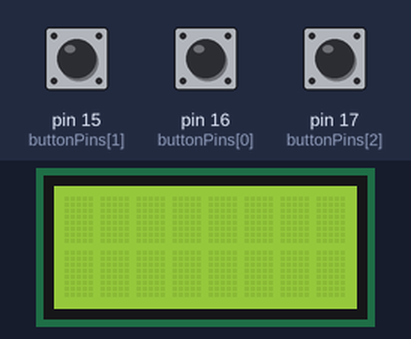
This sketch was run on a simulated Arduino Uno, built with avr-gcc and run on an emulated ATmega328P. Parts: 8×2 character LCD. The test bench sets the inputs (shaded band); at power-on: pin 15 (buttonPins[1]) HIGH, pin 16 (buttonPins[0]) HIGH, pin 17 (buttonPins[2]) HIGH.

Above: at 1.2 s.
1.3 s: pin 15 (buttonPins[1]) pulled LOW for 1 s
At 2.2 s:
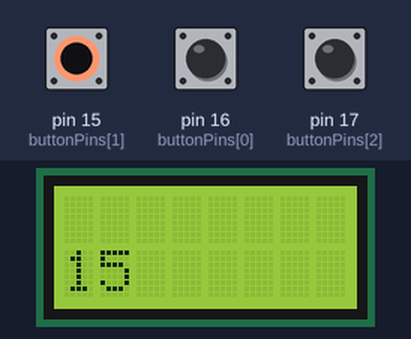
3.9 s: pin 16 (buttonPins[0]) pulled LOW for 1 s
At 4.8 s:
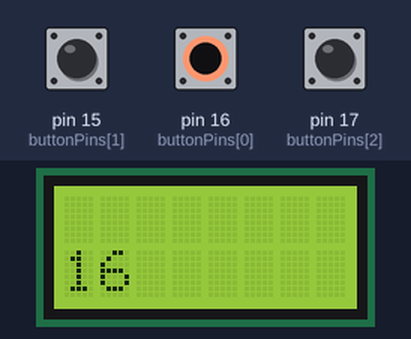
6.5 s: pin 17 (buttonPins[2]) pulled LOW for 0.15 s
At 6.72 s:
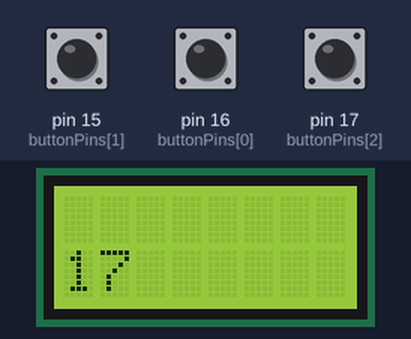
Timing chart, 0 to 9.5 s (numbered marks = the images above; inputs shaded):
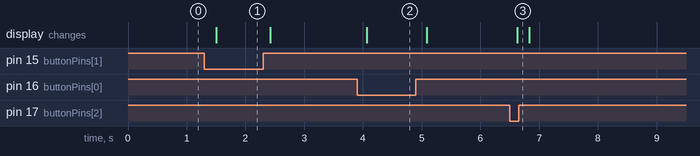

The sketch:

boutonos.ino
```cpp
// include the library code:
#include <LiquidCrystal.h>
#include <Bounce2.h>

const int nbButtons=3;

//button pins
int buttonPins[nbButtons]={16,15,17};

// Instantiate a Bounce object
Bounce debouncer[nbButtons];

// initialize the library with the numbers of the interface pins
LiquidCrystal lcd(4, 5, 6, 7, 8, 9);

void setup() {
  // set up the LCD's number of columns and rows:
  lcd.begin(8, 2);
  // Print a message to the LCD.
  lcd.print("hello, world!");

  for(int i=0; i<nbButtons; i++) {
    debouncer[i]=Bounce();

      // Setup the button with an internal pull-up :
    pinMode(buttonPins[i],INPUT_PULLUP);

    // After setting up the button, setup the Bounce instance :
    debouncer[i].attach(buttonPins[i]);
    debouncer[i].interval(5); // interval in ms
  }
}

void loop() {
  lcd.clear();
  // set the cursor to column 0, line 1
  // (note: line 1 is the second row, since counting begins with 0):
  lcd.setCursor(0, 1);

  for(int i=0; i<nbButtons; i++) {
        // Update the Bounce instance :
      debouncer[i].update();

      // Get the updated value :
      int value = debouncer[i].read();
      // Turn on or off the LED as determined by the state :
      if ( value == HIGH ) {
      } else {
        lcd.print(buttonPins[i]);
      }
  }
  delay(100);
}
```

Measured:
- after the input at 1.3 s, the display: changes after 0.20 s (image 1)
- after the input at 3.9 s, the display: changes after 0.16 s (image 2)
- after the input at 6.5 s, the display: changes after 0.13 s (image 3)
